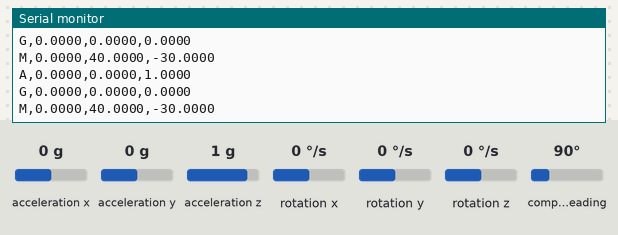
The sketch below on a simulated Arduino Nano 33 BLE. Parts: the last lines printed to the serial monitor. Inputs (shaded band) come from the test bench; at power-on: acceleration x 0 g, acceleration y 0 g, acceleration z 1 g, rotation x 0 °/s, rotation y 0 °/s, rotation z 0 °/s, compass heading 90°.

Above: at 1.2 s.
1.3 s: acceleration x set to -1.4 g
At 1.46 s:
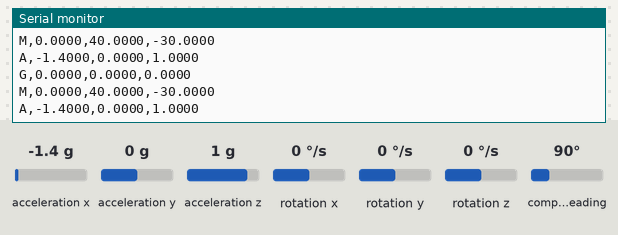
2.8 s: acceleration y set to -1.4 g
At 2.92 s:
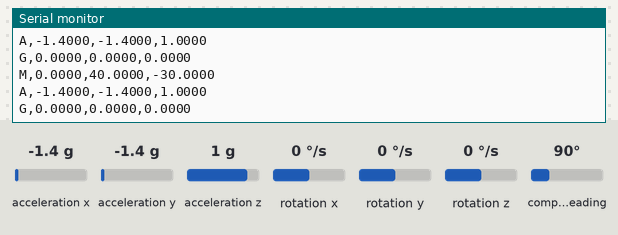
4.3 s: acceleration z set to -1.4 g
At 4.38 s:
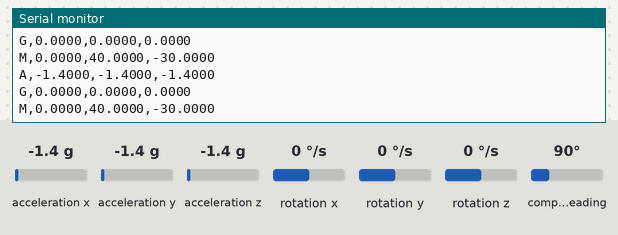
5.8 s: rotation x set to -192 °/s
At 5.84 s:
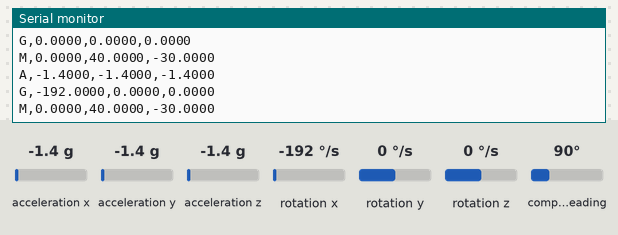
7.3 s: rotation y set to -192 °/s
At 7.4 s:
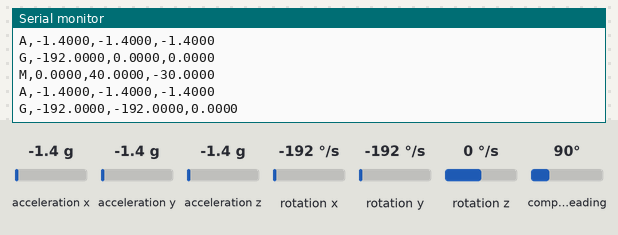

Measured:
- after the input at 1.3 s, the serial monitor: prints a new line after 0.06 s (image 1)
- after the input at 2.8 s, the serial monitor: prints a new line at once (image 2)
- after the input at 4.3 s, the serial monitor: prints a new line after 0.08 s (image 3)
- after the input at 5.8 s, the serial monitor: prints a new line at once (image 4)
- after the input at 7.3 s, the serial monitor: prints a new line after 0.10 s (image 5)

The sketch:

p1_6.ino
```cpp
#include <Arduino_LSM9DS1.h> // Asegúrate de tener esta biblioteca instalada

void setup() {
  Serial.begin(115200);

  while (!Serial);

  if (!IMU.begin()) {
    Serial.println("Error: No se pudo inicializar el IMU (LSM9DS1).");
    while (1); // Detener si el IMU no se inicia
  }
}

void loop() {
  float ax, ay, az; // Acelerometro
  float gx, gy, gz; // Giroscopio
  float mx, my, mz; // Magnetómetro


  if (IMU.accelerationAvailable()) {
    IMU.readAcceleration(ax, ay, az);
    Serial.print("A,"); // Prefijo para Acelerometro
    Serial.print(ax, 4);
    Serial.print(",");
    Serial.print(ay, 4);
    Serial.print(",");
    Serial.println(az, 4);
  }


  if (IMU.gyroscopeAvailable()) {
    IMU.readGyroscope(gx, gy, gz);
    Serial.print("G,");
    Serial.print(gx, 4);
    Serial.print(",");
    Serial.print(gy, 4);
    Serial.print(",");
    Serial.println(gz, 4);
  }

  if (IMU.magneticFieldAvailable()) {
    IMU.readMagneticField(mx, my, mz);
    Serial.print("M,");
    Serial.print(mx, 4);
    Serial.print(",");
    Serial.print(my, 4);
    Serial.print(",");
    Serial.println(mz, 4);
  }

  delay(100);
}
```
